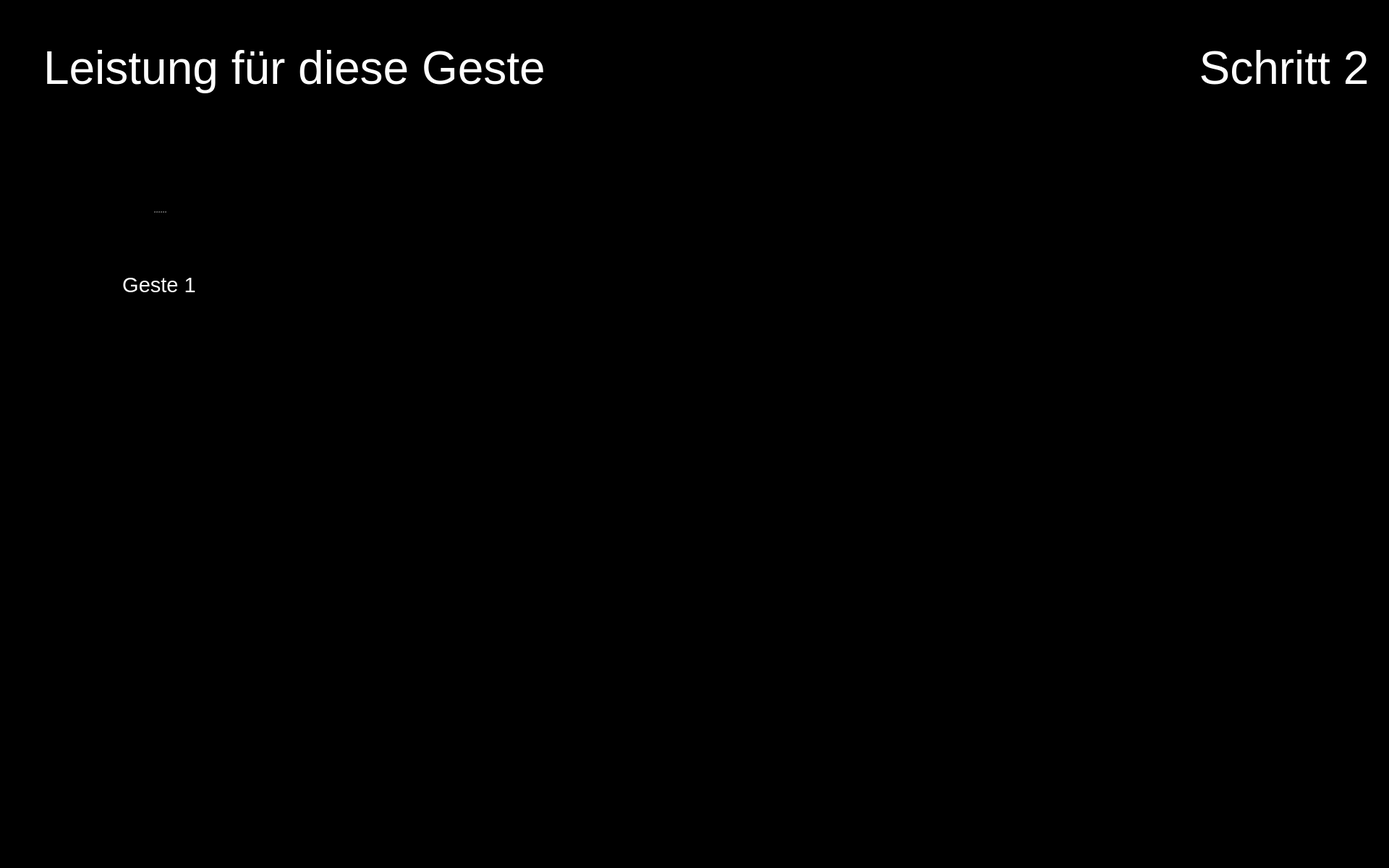
<?xml version="1.0" encoding="UTF-8"?>
<ui version="4.0">
 <class>Form</class>
 <widget class="QWidget" name="Form">
  <property name="geometry">
   <rect>
    <x>0</x>
    <y>0</y>
    <width>1920</width>
    <height>1200</height>
   </rect>
  </property>
  <property name="maximumSize">
   <size>
    <width>1920</width>
    <height>1200</height>
   </size>
  </property>
  <property name="windowTitle">
   <string>Form</string>
  </property>
  <property name="styleSheet">
   <string notr="true">background-color: rgb(0, 0, 0);</string>
  </property>
  <widget class="QPushButton" name="button_nav_left">
   <property name="enabled">
    <bool>true</bool>
   </property>
   <property name="geometry">
    <rect>
     <x>800</x>
     <y>560</y>
     <width>150</width>
     <height>150</height>
    </rect>
   </property>
   <property name="minimumSize">
    <size>
     <width>81</width>
     <height>81</height>
    </size>
   </property>
   <property name="maximumSize">
    <size>
     <width>150</width>
     <height>150</height>
    </size>
   </property>
   <property name="cursor">
    <cursorShape>OpenHandCursor</cursorShape>
   </property>
   <property name="focusPolicy">
    <enum>Qt::WheelFocus</enum>
   </property>
   <property name="contextMenuPolicy">
    <enum>Qt::DefaultContextMenu</enum>
   </property>
   <property name="layoutDirection">
    <enum>Qt::LeftToRight</enum>
   </property>
   <property name="autoFillBackground">
    <bool>false</bool>
   </property>
   <property name="styleSheet">
    <string notr="true"/>
   </property>
   <property name="icon">
    <iconset resource="resources/res.qrc">
     <normaloff>:/buttons/Button Left.svg</normaloff>:/buttons/Button Left.svg</iconset>
   </property>
   <property name="iconSize">
    <size>
     <width>144</width>
     <height>144</height>
    </size>
   </property>
   <property name="autoDefault">
    <bool>false</bool>
   </property>
   <property name="default">
    <bool>false</bool>
   </property>
   <property name="flat">
    <bool>true</bool>
   </property>
  </widget>
  <widget class="QPushButton" name="button_nav_right">
   <property name="enabled">
    <bool>true</bool>
   </property>
   <property name="geometry">
    <rect>
     <x>960</x>
     <y>560</y>
     <width>150</width>
     <height>150</height>
    </rect>
   </property>
   <property name="minimumSize">
    <size>
     <width>81</width>
     <height>81</height>
    </size>
   </property>
   <property name="maximumSize">
    <size>
     <width>150</width>
     <height>150</height>
    </size>
   </property>
   <property name="cursor">
    <cursorShape>OpenHandCursor</cursorShape>
   </property>
   <property name="focusPolicy">
    <enum>Qt::WheelFocus</enum>
   </property>
   <property name="contextMenuPolicy">
    <enum>Qt::DefaultContextMenu</enum>
   </property>
   <property name="layoutDirection">
    <enum>Qt::LeftToRight</enum>
   </property>
   <property name="autoFillBackground">
    <bool>false</bool>
   </property>
   <property name="styleSheet">
    <string notr="true"/>
   </property>
   <property name="icon">
    <iconset resource="resources/res.qrc">
     <normaloff>:/buttons/Button Right.svg</normaloff>:/buttons/Button Right.svg</iconset>
   </property>
   <property name="iconSize">
    <size>
     <width>144</width>
     <height>144</height>
    </size>
   </property>
   <property name="autoDefault">
    <bool>false</bool>
   </property>
   <property name="default">
    <bool>false</bool>
   </property>
   <property name="flat">
    <bool>true</bool>
   </property>
  </widget>
  <widget class="QPushButton" name="button_exit">
   <property name="enabled">
    <bool>true</bool>
   </property>
   <property name="geometry">
    <rect>
     <x>1760</x>
     <y>1040</y>
     <width>150</width>
     <height>150</height>
    </rect>
   </property>
   <property name="minimumSize">
    <size>
     <width>81</width>
     <height>81</height>
    </size>
   </property>
   <property name="maximumSize">
    <size>
     <width>150</width>
     <height>150</height>
    </size>
   </property>
   <property name="cursor">
    <cursorShape>OpenHandCursor</cursorShape>
   </property>
   <property name="focusPolicy">
    <enum>Qt::WheelFocus</enum>
   </property>
   <property name="contextMenuPolicy">
    <enum>Qt::DefaultContextMenu</enum>
   </property>
   <property name="icon">
    <iconset resource="resources/res.qrc">
     <normaloff>:/buttons/Button Exit.svg</normaloff>:/buttons/Button Exit.svg</iconset>
   </property>
   <property name="iconSize">
    <size>
     <width>144</width>
     <height>144</height>
    </size>
   </property>
   <property name="autoDefault">
    <bool>false</bool>
   </property>
   <property name="default">
    <bool>false</bool>
   </property>
   <property name="flat">
    <bool>true</bool>
   </property>
  </widget>
  <widget class="QLabel" name="label_plot_1">
   <property name="geometry">
    <rect>
     <x>490</x>
     <y>180</y>
     <width>850</width>
     <height>340</height>
    </rect>
   </property>
   <property name="maximumSize">
    <size>
     <width>1200</width>
     <height>480</height>
    </size>
   </property>
   <property name="font">
    <font>
     <pointsize>48</pointsize>
    </font>
   </property>
   <property name="styleSheet">
    <string notr="true">color: rgb(255, 255, 255);</string>
   </property>
   <property name="text">
    <string/>
   </property>
   <property name="scaledContents">
    <bool>true</bool>
   </property>
  </widget>
  <widget class="QLabel" name="icon_newbie_1">
   <property name="enabled">
    <bool>true</bool>
   </property>
   <property name="geometry">
    <rect>
     <x>490</x>
     <y>380</y>
     <width>100</width>
     <height>100</height>
    </rect>
   </property>
   <property name="sizePolicy">
    <sizepolicy hsizetype="Preferred" vsizetype="Preferred">
     <horstretch>0</horstretch>
     <verstretch>0</verstretch>
    </sizepolicy>
   </property>
   <property name="maximumSize">
    <size>
     <width>100</width>
     <height>100</height>
    </size>
   </property>
   <property name="text">
    <string/>
   </property>
   <property name="pixmap">
    <pixmap resource="resources/res.qrc">:/img/Icon User.png</pixmap>
   </property>
   <property name="scaledContents">
    <bool>true</bool>
   </property>
  </widget>
  <widget class="QLabel" name="image_step">
   <property name="geometry">
    <rect>
     <x>1650</x>
     <y>170</y>
     <width>250</width>
     <height>250</height>
    </rect>
   </property>
   <property name="font">
    <font>
     <pointsize>48</pointsize>
    </font>
   </property>
   <property name="styleSheet">
    <string notr="true">color: rgb(255, 255, 255);</string>
   </property>
   <property name="text">
    <string/>
   </property>
   <property name="pixmap">
    <pixmap resource="resources/res.qrc">:/detected steps/Detected Step2 Button.png</pixmap>
   </property>
   <property name="alignment">
    <set>Qt::AlignCenter</set>
   </property>
   <property name="wordWrap">
    <bool>true</bool>
   </property>
  </widget>
  <widget class="QLabel" name="icon_expert_1">
   <property name="enabled">
    <bool>true</bool>
   </property>
   <property name="geometry">
    <rect>
     <x>490</x>
     <y>220</y>
     <width>100</width>
     <height>100</height>
    </rect>
   </property>
   <property name="sizePolicy">
    <sizepolicy hsizetype="Preferred" vsizetype="Preferred">
     <horstretch>0</horstretch>
     <verstretch>0</verstretch>
    </sizepolicy>
   </property>
   <property name="maximumSize">
    <size>
     <width>100</width>
     <height>100</height>
    </size>
   </property>
   <property name="text">
    <string/>
   </property>
   <property name="pixmap">
    <pixmap resource="resources/res.qrc">:/img/Icon Expert.png</pixmap>
   </property>
   <property name="scaledContents">
    <bool>true</bool>
   </property>
  </widget>
  <widget class="QLabel" name="icon_reaction_1">
   <property name="enabled">
    <bool>true</bool>
   </property>
   <property name="geometry">
    <rect>
     <x>1400</x>
     <y>250</y>
     <width>200</width>
     <height>200</height>
    </rect>
   </property>
   <property name="sizePolicy">
    <sizepolicy hsizetype="Preferred" vsizetype="Preferred">
     <horstretch>0</horstretch>
     <verstretch>0</verstretch>
    </sizepolicy>
   </property>
   <property name="maximumSize">
    <size>
     <width>200</width>
     <height>200</height>
    </size>
   </property>
   <property name="text">
    <string/>
   </property>
   <property name="scaledContents">
    <bool>true</bool>
   </property>
  </widget>
  <widget class="QLabel" name="label_text_step">
   <property name="geometry">
    <rect>
     <x>1650</x>
     <y>20</y>
     <width>250</width>
     <height>150</height>
    </rect>
   </property>
   <property name="font">
    <font>
     <family>Arial</family>
     <pointsize>48</pointsize>
     <weight>9</weight>
     <italic>false</italic>
     <bold>false</bold>
    </font>
   </property>
   <property name="styleSheet">
    <string notr="true">font: 75 48pt &quot;Arial&quot;;
color: rgb(255, 255, 255);</string>
   </property>
   <property name="text">
    <string>Schritt 2</string>
   </property>
   <property name="textFormat">
    <enum>Qt::RichText</enum>
   </property>
   <property name="alignment">
    <set>Qt::AlignCenter</set>
   </property>
   <property name="wordWrap">
    <bool>true</bool>
   </property>
  </widget>
  <widget class="QSplitter" name="splitter_3">
   <property name="geometry">
    <rect>
     <x>60</x>
     <y>210</y>
     <width>320</width>
     <height>282</height>
    </rect>
   </property>
   <property name="orientation">
    <enum>Qt::Vertical</enum>
   </property>
   <widget class="QLabel" name="image_required_2">
    <property name="maximumSize">
     <size>
      <width>320</width>
      <height>240</height>
     </size>
    </property>
    <property name="text">
     <string/>
    </property>
    <property name="pixmap">
     <pixmap resource="resources/res.qrc">:/img/gesture1.png</pixmap>
    </property>
    <property name="scaledContents">
     <bool>true</bool>
    </property>
   </widget>
   <widget class="QLabel" name="text_required_2">
    <property name="font">
     <font>
      <family>Arial</family>
      <pointsize>22</pointsize>
      <weight>9</weight>
      <italic>false</italic>
      <bold>false</bold>
     </font>
    </property>
    <property name="styleSheet">
     <string notr="true">font: 75 22pt &quot;Arial&quot;;
color: rgb(255, 255, 255);</string>
    </property>
    <property name="text">
     <string>Geste 1</string>
    </property>
    <property name="textFormat">
     <enum>Qt::PlainText</enum>
    </property>
    <property name="alignment">
     <set>Qt::AlignCenter</set>
    </property>
    <property name="wordWrap">
     <bool>true</bool>
    </property>
   </widget>
  </widget>
  <widget class="QLabel" name="label_trouble">
   <property name="geometry">
    <rect>
     <x>60</x>
     <y>20</y>
     <width>1280</width>
     <height>150</height>
    </rect>
   </property>
   <property name="font">
    <font>
     <family>Arial</family>
     <pointsize>48</pointsize>
     <weight>9</weight>
     <italic>false</italic>
     <bold>false</bold>
    </font>
   </property>
   <property name="styleSheet">
    <string notr="true">font: 75 48pt &quot;Arial&quot;;
color: rgb(255, 255, 255);</string>
   </property>
   <property name="text">
    <string>Leistung für diese Geste</string>
   </property>
   <property name="textFormat">
    <enum>Qt::RichText</enum>
   </property>
   <property name="alignment">
    <set>Qt::AlignLeading|Qt::AlignLeft|Qt::AlignVCenter</set>
   </property>
   <property name="wordWrap">
    <bool>true</bool>
   </property>
  </widget>
 </widget>
 <resources>
  <include location="resources/res.qrc"/>
 </resources>
 <connections/>
</ui>
